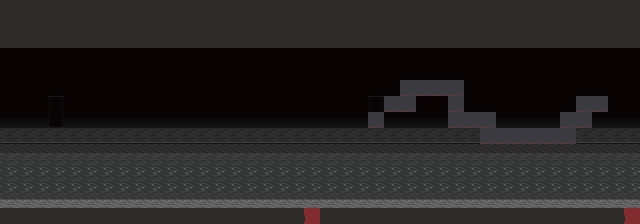

The image is a tile-based game level rendered from a .tmx file. Its description and complete source (layers, tilesets, objects, tile grids) follow:
An orthogonal 40x14 tile map with 16x16 px tiles, 1 tile layer (TILES) and 5 objects.

<map version="1.0" tiledversion="1.0.3" orientation="orthogonal" renderorder="right-down" width="40" height="14" tilewidth="16" tileheight="16" nextobjectid="24">
 <tileset firstgid="1" source="tiles.tsx" />
 <layer name="TILES" width="40" height="14">
  <data encoding="csv">
33,33,33,33,33,33,33,33,33,33,33,33,33,33,33,33,33,33,33,33,33,33,33,33,33,33,33,33,33,33,33,33,33,33,33,33,33,33,33,33,
33,33,33,33,33,33,33,33,33,33,33,33,33,33,33,33,33,33,33,33,33,33,33,33,33,33,33,33,33,33,33,33,33,33,33,33,33,33,33,33,
33,33,33,33,33,33,33,33,33,33,33,33,33,33,33,33,33,33,33,33,33,33,33,33,33,33,33,33,33,33,33,33,33,33,33,33,33,33,33,33,
40,40,40,40,40,40,40,40,40,40,40,40,40,40,40,40,40,40,40,40,40,40,40,40,40,40,40,40,40,40,40,40,40,40,40,40,40,40,40,40,
40,40,40,40,40,40,40,40,40,40,40,40,40,40,40,40,40,40,40,40,40,40,40,40,40,40,40,40,40,40,40,40,40,40,40,40,40,40,40,40,
40,40,40,40,40,40,40,40,40,40,40,40,40,40,40,40,40,40,40,40,40,40,40,40,40,66,66,66,66,40,40,40,40,40,40,40,40,40,40,40,
40,40,40,42,40,40,40,40,40,40,40,40,40,40,40,40,40,40,40,40,40,40,40,42,66,66,40,40,66,40,40,40,40,40,40,40,66,66,40,40,
72,72,72,74,72,72,72,72,72,72,72,72,72,72,72,72,72,72,72,72,72,72,72,66,72,72,72,72,66,66,66,72,72,72,72,66,66,72,72,72,
104,104,104,104,104,104,104,104,104,104,104,104,104,104,104,104,104,104,104,104,104,104,104,104,104,104,104,104,104,104,66,66,66,66,66,66,104,104,104,104,
135,135,135,135,135,135,135,135,135,135,135,135,135,135,135,135,135,135,135,135,135,135,135,135,135,135,135,135,135,135,135,135,135,135,135,135,135,135,135,135,
168,168,168,168,168,168,168,168,168,168,168,168,168,168,168,168,168,168,168,168,168,168,168,168,168,168,168,168,168,168,168,168,168,168,168,168,168,168,168,168,
168,168,168,168,168,168,168,168,168,168,168,168,168,168,168,168,168,168,168,168,168,168,168,168,168,168,168,168,168,168,168,168,168,168,168,168,168,168,168,168,
199,199,199,199,199,199,199,199,199,199,199,199,199,199,199,199,199,199,199,199,199,199,199,199,199,199,199,199,199,199,199,199,199,199,199,199,199,199,199,199,
33,33,33,33,33,33,33,33,33,33,33,33,33,33,33,33,33,33,33,130,33,33,33,33,33,33,33,33,33,33,33,33,33,33,33,33,33,33,33,130
</data>
 </layer>
 <objectgroup name="OBJECTS">
  <object id="15" gid="4" x="25.3333" y="165.333" width="16" height="16" />
  <object id="16" gid="5" x="258" y="169.333" width="16" height="16" />
  <object id="21" gid="4" x="333" y="171.333" width="16" height="16" />
  <object id="22" gid="5" x="548.333" y="156" width="16" height="16" />
  <object id="23" gid="6" x="564" y="191" width="16" height="16" />
 </objectgroup>
</map>